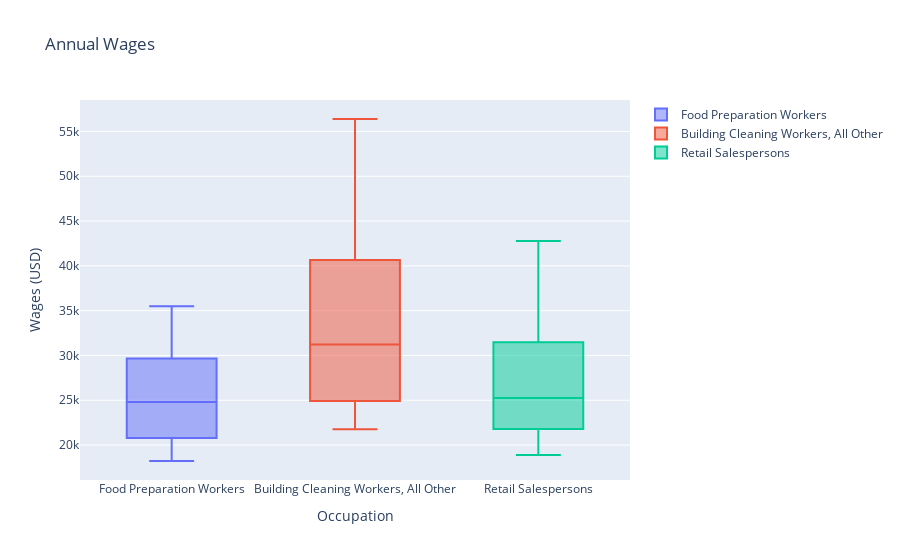

The code cell stored with this chart in its notebook:
### Code cell
fig = go.Figure()

# fig.add_trace(go.Box(q1=[ 1, 2, 3, 5], median=[ 4, 5, 6,5],
#                   q3=[ 7, 8, 9,5], lowerfence=[-1, 0, 1,5],
#                   upperfence=[10, 11, 12,5], mean=[ 2.2, 2.8, 3.2,5],
#                   name="Precompiled Quartiles"))
# fig.add_traces(go.Box(y = [-1,1,1,4,7,7,10]))

# fig.show()

viz_wage(df_wages,['35-2021','37-2019','41-2031'],'a')

### Figure 1 — Plotly figure (JSON) as saved in the notebook; plotly's stock layout.template omitted (floating-point values rounded to 4 significant figures)
{"data": [{"name": "Food Preparation Workers", "type": "box", "y": [18220, 20800, 20800, 24800, 29650, 29650, 35500]}, {"name": "Building Cleaning Workers, All Other", "type": "box", "y": [21770, 24920, 24920, 31230, 40660, 40660, 56390]}, {"name": "Retail Salespersons", "type": "box", "y": [18900, 21780, 21780, 25250, 31480, 31480, 42780]}], "layout": {"title": {"text": "Annual Wages"}, "xaxis": {"title": {"text": "Occupation"}}, "yaxis": {"title": {"text": "Wages (USD)"}}}}
